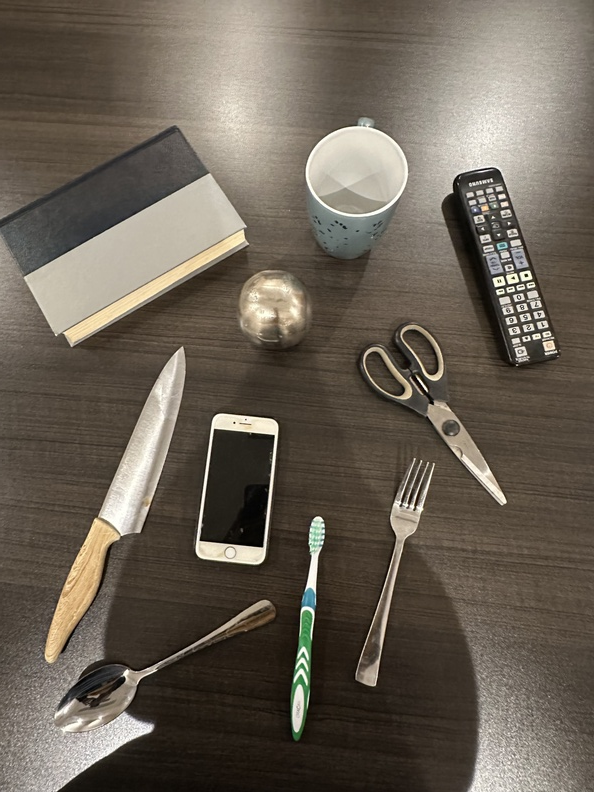
#> input picture Scenes/S10_front.jpg, 594 x 792 px, shrunk from 3024 x 4032 before the run, given in place of S1.jpg, which was not available
$ jupyter execute --allow-errors main.ipynb   (text cells are left out)
#> lines starting #> are read from the running program, lines starting #| are printed output that depends on the picture; pictures that were not available may be replaced by others from this repository, and a replacement may not be noted
[cell 1]
from ultralytics import YOLO
import cv2

# List of the 10 specific classes to detect
allowed_classes = [
    'cell phone', 'remote', 'knife', 'book', 'spoon',
    'cup', 'scissors', 'fork', 'toothbrush', 'ball'
]

# Load the fine-tuned model
#> (the rest of this cell did not finish here and is left out)

[cell 2]
# [27 lines left out: function map_object_name, not called in this run]

[cell 3]
# [39 lines left out: function calculate_results, not called in this run]

[cell 4]
def get_accuracy():
    """
    Calculates the accuracy metrics for object detection across all scenes.

    The metrics include True Positives (TP), False Positives (FP), True Negatives (TN),
    False Negatives (FN), precision, recall, F1-score, and overall accuracy.

    Returns:
        None: Prints the overall precision, recall, F1-score, and accuracy to the console.
    """
    results_per_scene = []

    for scene_name in ground_truth:
        detected_objects = list(set(resulting_accuracy.get(scene_name, []))) # Empty if nothing is detected
        actual_objects = ground_truth[scene_name]

        # Calculate metrics for the scene
        TP = len(set(actual_objects).intersection(set(detected_objects)))  # True Positives
        FP = len(set(detected_objects) - set(actual_objects))              # False Positives
        FN = len(set(actual_objects) - set(detected_objects))              # False Negatives
        TN = len(allowed_classes) - TP - FP - FN                           # True Negatives

        results_per_scene.append({
            'Scene': scene_name,
            'TP': TP,
            'FP': FP,
            'TN': TN,
            'FN': FN
        })
#> further down, img is the input picture: shape (792, 594, 3); mean B, G, R 84.8, 96.5, 105.4

    # Calculate overall metrics
    total_TP = sum([res['TP'] for res in results_per_scene])
    total_FP = sum([res['FP'] for res in results_per_scene])
    total_TN = sum([res['TN'] for res in results_per_scene])
    total_FN = sum([res['FN'] for res in results_per_scene])

    precision = total_TP / (total_TP + total_FP)
    recall = total_TP / (total_TP + total_FN)
    f1_score = 2 * (precision * recall) / (precision + recall)
    accuracy = (total_TP + total_TN) / (total_TP + total_FP + total_TN + total_FN)

    # Print overall results
    print("\nOverall Results:")
    print("Precision: {:.2f}%".format(precision * 100))
    print("Recall: {:.2f}%".format(recall * 100))
    print("F1-Score: {:.2f}%".format(f1_score * 100))
    print("Accuracy: {:.2f}%".format(accuracy * 100))

[cell 5]
# [36 lines left out: function draw_bounding_box, not called in this run]

[cell 6]
# Clear the file before starting
with open('../testing.txt', 'w') as f:
    f.write("")

# Process each scene and perform detection
#> (the rest of this cell did not finish here and is left out)

#> (a cell that did not finish here is left out)

[cell 8]
import numpy as np
import cv2


class ImageStitching:
    def __init__(self, q_image, t_image):
        """
        Initializes the ImageStitching object and sets the smoothing window size.

        Args:
            q_image (numpy.ndarray): The first input image.
            t_image (numpy.ndarray): The second input image.
        """
        super().__init__()
        q_photo_width = q_image.shape[1]    # Width of query photo
        t_photo_width = t_image.shape[1]    # Width of training photo
        min_width = min(q_photo_width, t_photo_width)
        smoothing_window_factor = 0.10          # Smoothing window percentage [0.00, 1.00]
        self.smoothing_window_size = max(
            100,
            min(smoothing_window_factor * min_width, 1000)
        )

    def create_and_match_keypoints(self, features_train_image, features_query_image):
        """
        Matches keypoints from SIFT features using brute-force matching with L2 norm.

        Args:
            features_train_image (numpy.ndarray): SIFT features of the train image.
            features_query_image (numpy.ndarray): SIFT features of the query image.

        Returns:
            list: Sorted list of raw matches based on distance.
        """
        bf = cv2.BFMatcher(cv2.NORM_L2, crossCheck=True)
        best_matches = bf.match(features_train_image, features_query_image)
        raw_matches = sorted(best_matches, key=lambda x: x.distance)
        return raw_matches

    def compute_homography(self, t_image_keypoints, q_image_keypoints, matches, reprojThresh):
        """
        Computes the Homography matrix using matched keypoints and RANSAC.

        Args:
            t_image_keypoints (list): Keypoints from the train image.
            q_image_keypoints (list): Keypoints from the query image.
            matches (list): Matched keypoints between the two images.
            reprojThresh (float): Threshold for RANSAC reprojection error.

        Returns:
            tuple or None: (matches, Homography matrix, status) if successful, else None.
        """
        t_image_keypoints = np.float32([keypoint.pt for keypoint in t_image_keypoints])
        q_image_keypoints = np.float32([keypoint.pt for keypoint in q_image_keypoints])

        if len(matches) >= 4:
            t_points = np.float32([t_image_keypoints[m.queryIdx] for m in matches])
            q_points = np.float32([q_image_keypoints[m.trainIdx] for m in matches])

            H, status = cv2.findHomography(t_points, q_points, cv2.RANSAC, reprojThresh)
            return matches, H, status
        else:
            print("Minimum match count not satisfied. Cannot compute homography.")
            return None

    def create_mask(self, query_image, train_image, version):
        """
        Creates a mask for blending images using a smoothing window.

        Args:
            query_image (numpy.ndarray): Query image.
            train_image (numpy.ndarray): Train image.
            version (str): Either 'left_image' or 'right_image' for the mask.

        Returns:
            numpy.ndarray: A 3-channel mask for blending.
        """
        q_image_height = query_image.shape[0]
        q_photo_width = query_image.shape[1]
        t_photo_width = train_image.shape[1]

        height_panorama = q_image_height
        width_panorama = q_photo_width + t_photo_width

        offset = int(self.smoothing_window_size / 2)
        barrier = query_image.shape[1] - offset
        mask = np.zeros((height_panorama, width_panorama))

        if version == "left_image":
            mask[:, barrier - offset : barrier + offset] = np.tile(
                np.linspace(1, 0, 2 * offset).T, (height_panorama, 1)
            )
            mask[:, : barrier - offset] = 1
        else:
            mask[:, barrier - offset : barrier + offset] = np.tile(
                np.linspace(0, 1, 2 * offset).T, (height_panorama, 1)
            )
            mask[:, barrier + offset :] = 1
        return cv2.merge([mask, mask, mask])

    def blending_smoothing(self, query_image, train_image, homography_matrix):
        """
        Blends query and train images into a panorama using a homography matrix.

        Args:
            query_image (numpy.ndarray): Query image.
            train_image (numpy.ndarray): Train image.
            homography_matrix (numpy.ndarray): Homography matrix to map images.

        Returns:
            numpy.ndarray: The resulting panoramic image.
        """
        left_image_heigh = query_image.shape[0]
        left_image_width = query_image.shape[1]
        right_image_width = train_image.shape[1]

        height_panorama = left_image_heigh
        width_panorama = left_image_width + right_image_width

        # Initialize the panorama and blend images
        left_panorama = np.zeros((height_panorama, width_panorama, 3))
        left_mask = self.create_mask(query_image, train_image, version="left_image")
        left_panorama[0 : query_image.shape[0], 0 : query_image.shape[1], :] = query_image
        left_panorama *= left_mask

        right_mask = self.create_mask(query_image, train_image, version="right_image")
        right_panorama = cv2.warpPerspective(
            train_image, homography_matrix, (width_panorama, height_panorama)
        ) * right_mask

        # Combine the two panoramas
        result = left_panorama + right_panorama

        # Crop out extra black space
        rows, cols = np.where(result[:, :, 0] != 0)
        min_row, max_row = min(rows), max(rows) + 1
        min_col, max_col = min(cols), max(cols) + 1

        final_result = result[min_row:max_row, min_col:max_col, :]
        return final_result

[cell 9]
import cv2
import numpy as np

def convert_grayscale(image):
    """
    Converts an image to grayscale.

    Args:
        image (numpy.ndarray): Input image.

    Returns:
        tuple: The original image and its grayscale version.
    """
    photo_gray = cv2.cvtColor(image, cv2.COLOR_RGB2GRAY)
    return image, photo_gray

def sift_detector(image):
    """
    Applies the SIFT algorithm to extract keypoints and features.

    Args:
        image (numpy.ndarray): Input image.

    Returns:
        tuple: Keypoints and features extracted from the image.
    """
    descriptor = cv2.SIFT_create()
    keypoints, features = descriptor.detectAndCompute(image, None)
    return keypoints, features

def forward_pass(q_image, t_image):
    """
    Runs a forward pass using the ImageStitching class to stitch two images
    into a seamless panorama. It includes grayscale conversion, feature detection,
    keypoint matching, homography computation, and blending.

    Args:
        q_image (numpy.ndarray): The query image (left image for stitching).
        t_image (numpy.ndarray): The train image (right image for stitching).

    Returns:
        tuple:
            - result_rgb (numpy.ndarray): The final panoramic image in RGB format.
            - mapped_feature_image_rgb (numpy.ndarray): A visualization of matched keypoints.

        If stitching fails, returns:
            - str: Error message indicating stitching failure.
    """
    # Initialize the ImageStitching object
    image_stitching = ImageStitching(q_image, t_image)

    # Convert both images to grayscale
    _, q_image_gray = convert_grayscale(q_image)  # Left image
    _, t_image_gray = convert_grayscale(t_image)  # Right image

    # Detect keypoints and compute features using SIFT
    t_image_keypoints, features_train_image = sift_detector(t_image_gray)
    q_image_keypoints, features_query_image = sift_detector(q_image_gray)

    # Match keypoints between the two images
    matches = image_stitching.create_and_match_keypoints(features_train_image, features_query_image)

    # Visualize the keypoint matches
    mapped_feature_image = cv2.drawMatches(
        t_image,
        t_image_keypoints,
        q_image,
        q_image_keypoints,
        matches[:100],  # Show the top 100 matches
        None,
        flags=cv2.DrawMatchesFlags_NOT_DRAW_SINGLE_POINTS
    )

    # Compute the homography matrix to map images to a common plane
    M = image_stitching.compute_homography(t_image_keypoints, q_image_keypoints, matches, reprojThresh=4)
    if M is None:
        return "Error cannot stitch images"

    (matches, homography_matrix, _) = M

    # Blend the images to create the panorama
    result = image_stitching.blending_smoothing(q_image, t_image, homography_matrix)

    # Convert the mapped features and result to RGB for output
    mapped_float_32 = np.float32(mapped_feature_image)
    result_float32 = np.float32(result)
    result_rgb = cv2.cvtColor(result_float32, cv2.COLOR_BGR2RGB)
    mapped_feature_image_rgb = cv2.cvtColor(mapped_float_32, cv2.COLOR_BGR2RGB)

    return result_rgb, mapped_feature_image_rgb

[cell 10]
import numpy as np
import cv2


def stitch_images(image_list, no_of_images):
    """
    Stitches two images from a provided list using the forward_pass function
    to create a panoramic image.

    Args:
        image_list (list): List of input images (numpy arrays).
        no_of_images (int): Number of images in the list. The function uses the
                            last two images in the list for stitching.

    Returns:
        tuple:
            - result_rgb (numpy.ndarray): The final panoramic image in RGB format.
            - mapped_image_rgb (numpy.ndarray): Visualization of matched keypoints.

    Raises:
        ValueError: If `no_of_images` is less than 2 or if the image list does not contain enough images.
    """
    # Ensure sufficient images are provided
    if no_of_images < 2:
        raise ValueError("At least two images are required for stitching.")
    if len(image_list) < no_of_images:
        raise ValueError("The number of images in the list is less than `no_of_images`.")

    # Perform stitching using the last two images in the list
    result, mapped_image = forward_pass(
        q_image=image_list[no_of_images - 2],
        t_image=image_list[no_of_images - 1],
    )

    # Convert mapped image to uint8 and RGB format for visualization
    mapped_image_int8 = np.uint8(mapped_image)
    mapped_image_rgb = cv2.cvtColor(mapped_image_int8, cv2.COLOR_BGR2RGB)

    # Convert result image to uint8 and RGB format for output
    result_int8 = np.uint8(result)
    result_rgb = cv2.cvtColor(result_int8, cv2.COLOR_BGR2RGB)

    return result_rgb, mapped_image_rgb

[cell 11]
import os
import cv2


def panorama_main(image_list):
    """
    Main function to create a panoramic image by stitching multiple images together.
    Saves the final panorama and a visualization of keypoint matches in their respective directories.

    Args:
        image_list (list): List of input images (numpy arrays) to be stitched sequentially.

    Outputs:
        - The final panoramic image is saved in the `../Panorama/` folder.
        - The keypoint mapping visualization is saved in the `../Keypoints/` folder.

    Raises:
        ValueError: If the `image_list` is empty or contains fewer than two images.
    """
    # Ensure the image list is valid
    if len(image_list) < 2:
        raise ValueError("At least two images are required to create a panorama.")

    # Initialize the result with the first image
    result = image_list[0]

    for i in range(1, len(image_list)):
        # Prepare a temporary list with the current result and the next image
        temp_list = [result, image_list[i]]

        # Stitch the images together
        result, mapped_image = stitch_images(temp_list, len(temp_list))
#> this loop made 2 passes
#> pass 1, in convert_grayscale, `photo_gray = cv2.cvtColor(image, cv2.COLOR_RGB2GRAY)`:
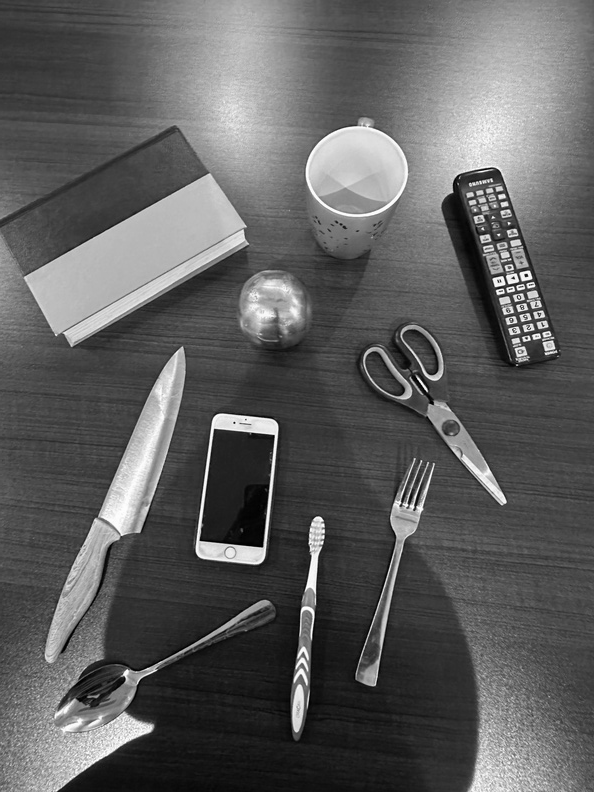
#> photo_gray: shape (792, 594); min 0, max 255, mean 94.1
#> pass 1, in convert_grayscale (call 2), `photo_gray = cv2.cvtColor(image, cv2.COLOR_RGB2GRAY)`:
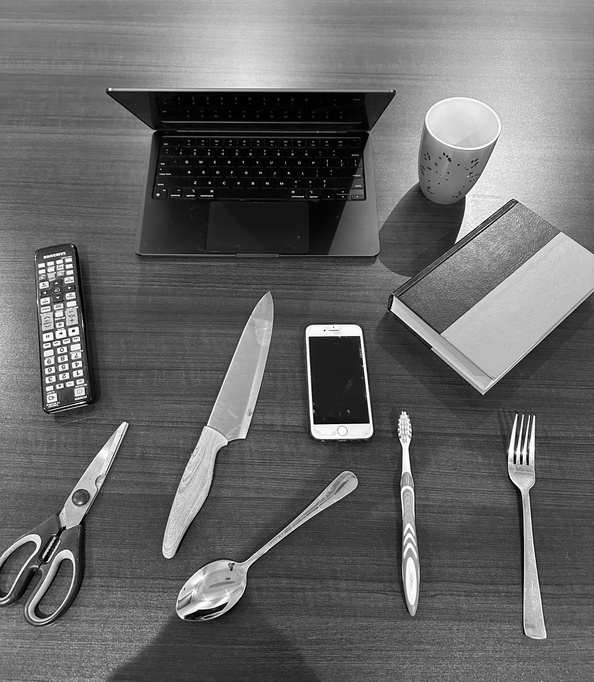
#> photo_gray: shape (682, 594); min 0, max 255, mean 102.7
#> pass 1, in forward_pass, `t_image_keypoints, features_train_image = sift_detector(t_image_gray)`:
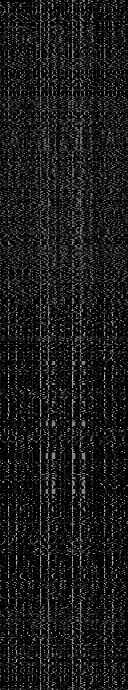
#> features_train_image: shape (690, 128) float32; min 0, max 223, mean 26.4
#> pass 1, in forward_pass, `q_image_keypoints, features_query_image = sift_detector(q_image_gray)`:
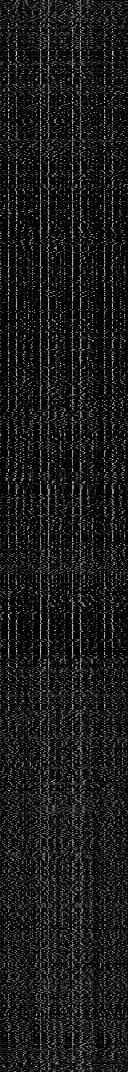
#> features_query_image: shape (1072, 128) float32; min 0, max 220, mean 25.8

    # Create directories to save the outputs
    os.makedirs("../Panorama", exist_ok=True)
    os.makedirs("../Keypoints", exist_ok=True)

    # Save the panoramic result
    cv2.imwrite("../Panorama/Panorama.jpg", result)
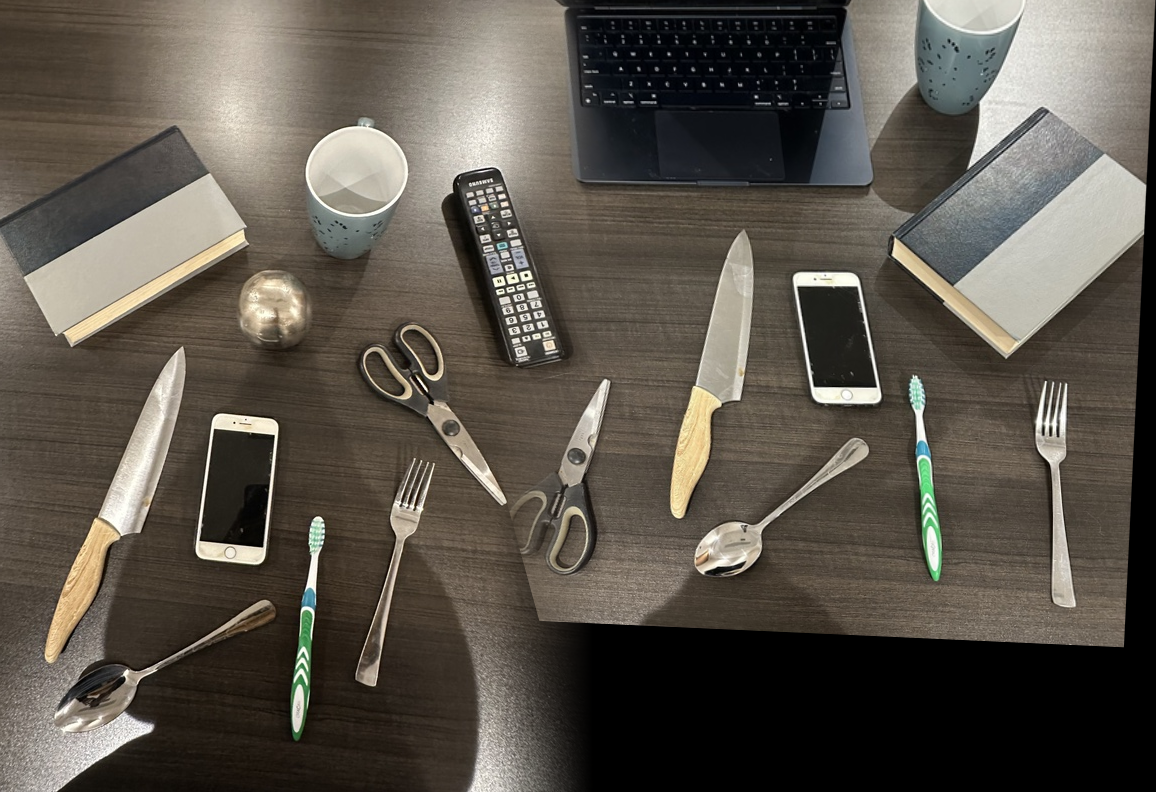
#> saved as Panorama.jpg: shape (792, 1156, 3); mean B, G, R 75.8, 84.8, 90.8
    cv2.imwrite("../Keypoints/mapped_image.jpg", mapped_image)
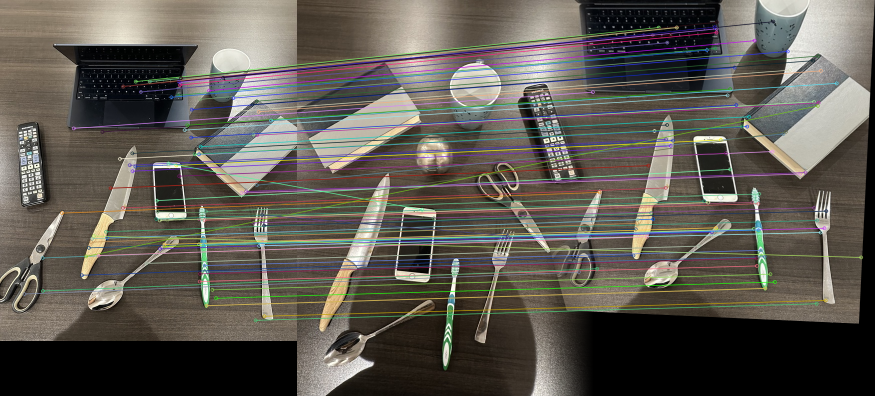
#> saved as mapped_image.jpg: shape (792, 1750, 3) (shown at 1/2 size); mean B, G, R 81.8, 89.5, 93.8

    print(f"Panoramic image saved!")
    print(f"Keypoint mapping saved!")

[cell 12]
import os
import cv2


# Load images from the specified directory
image_dir = "../Panorama"
image_list = []

for i in range(10):
    scene_name = f"S{i + 1}"
    image_path = f"{image_dir}/{scene_name}.jpg"
    img = cv2.imread(image_path)

    if img is not None:
        image_list.append(img)
    else:
        print(f"Image {scene_name}.jpg could not be loaded. Skipping.")

# Create the panorama image
if len(image_list) > 1:
    panorama_main(image_list)
else:
    print("Not enough images to create a panorama. Ensure at least two valid images are present.")
